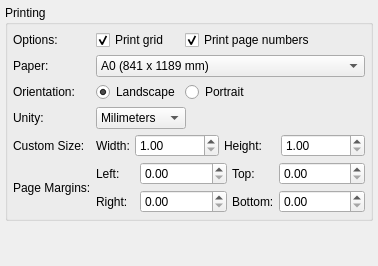
     <widget class="QWidget" name="tab_3">
      <attribute name="icon">
       <iconset resource="../../res/resources.qrc">
        <normaloff>:/icons/icons/print.png</normaloff>:/icons/icons/print.png</iconset>
      </attribute>
      <attribute name="title">
       <string>Pr&amp;inting</string>
      </attribute>
      <layout class="QGridLayout" name="gridLayout_9">
       <property name="leftMargin">
        <number>5</number>
       </property>
       <property name="topMargin">
        <number>5</number>
       </property>
       <property name="rightMargin">
        <number>5</number>
       </property>
       <property name="bottomMargin">
        <number>5</number>
       </property>
       <property name="spacing">
        <number>5</number>
       </property>
       <item row="1" column="0">
        <spacer name="verticalSpacer_2">
         <property name="orientation">
          <enum>Qt::Vertical</enum>
         </property>
         <property name="sizeHint" stdset="0">
          <size>
           <width>20</width>
           <height>40</height>
          </size>
         </property>
        </spacer>
       </item>
       <item row="0" column="0">
        <widget class="QGroupBox" name="printing_gb">
         <property name="title">
          <string>Printing</string>
         </property>
         <layout class="QGridLayout" name="gridLayout_3">
          <property name="leftMargin">
           <number>5</number>
          </property>
          <property name="topMargin">
           <number>5</number>
          </property>
          <property name="rightMargin">
           <number>5</number>
          </property>
          <property name="bottomMargin">
           <number>5</number>
          </property>
          <property name="spacing">
           <number>5</number>
          </property>
          <item row="0" column="0">
           <widget class="QLabel" name="print_op_lbl">
            <property name="text">
             <string>Options:</string>
            </property>
           </widget>
          </item>
          <item row="0" column="1">
           <widget class="QCheckBox" name="print_grid_chk">
            <property name="sizePolicy">
             <sizepolicy hsizetype="Fixed" vsizetype="Fixed">
              <horstretch>0</horstretch>
              <verstretch>0</verstretch>
             </sizepolicy>
            </property>
            <property name="text">
             <string>Print grid</string>
            </property>
            <property name="checked">
             <bool>true</bool>
            </property>
           </widget>
          </item>
          <item row="0" column="2">
           <widget class="QCheckBox" name="print_pg_num_chk">
            <property name="sizePolicy">
             <sizepolicy hsizetype="Expanding" vsizetype="Fixed">
              <horstretch>0</horstretch>
              <verstretch>0</verstretch>
             </sizepolicy>
            </property>
            <property name="text">
             <string>Print page numbers</string>
            </property>
            <property name="checked">
             <bool>true</bool>
            </property>
           </widget>
          </item>
          <item row="1" column="0">
           <widget class="QLabel" name="paper_lbl">
            <property name="sizePolicy">
             <sizepolicy hsizetype="Preferred" vsizetype="Preferred">
              <horstretch>0</horstretch>
              <verstretch>0</verstretch>
             </sizepolicy>
            </property>
            <property name="text">
             <string>Paper:</string>
            </property>
           </widget>
          </item>
          <item row="1" column="1" colspan="2">
           <widget class="QComboBox" name="paper_cmb">
            <property name="sizePolicy">
             <sizepolicy hsizetype="Preferred" vsizetype="Fixed">
              <horstretch>0</horstretch>
              <verstretch>0</verstretch>
             </sizepolicy>
            </property>
            <property name="maximumSize">
             <size>
              <width>16777215</width>
              <height>16777215</height>
             </size>
            </property>
            <property name="currentIndex">
             <number>0</number>
            </property>
            <property name="iconSize">
             <size>
              <width>28</width>
              <height>28</height>
             </size>
            </property>
            <item>
             <property name="text">
              <string>A0 (841 x 1189 mm)</string>
             </property>
            </item>
            <item>
             <property name="text">
              <string>A1 (594 x 841 mm)</string>
             </property>
            </item>
            <item>
             <property name="text">
              <string>A2 (420 x 594 mm)</string>
             </property>
            </item>
            <item>
             <property name="text">
              <string>A3 (297 x 420 mm)</string>
             </property>
            </item>
            <item>
             <property name="text">
              <string>A4 (210 x 297 mm)</string>
             </property>
            </item>
            <item>
             <property name="text">
              <string>A5 (148 x 210 mm)</string>
             </property>
            </item>
            <item>
             <property name="text">
              <string>A6 (105 x 148 mm)</string>
             </property>
            </item>
            <item>
             <property name="text">
              <string>A7 (74 x 105 mm)</string>
             </property>
            </item>
            <item>
             <property name="text">
              <string>A8 (52 x 74 mm)</string>
             </property>
            </item>
            <item>
             <property name="text">
              <string>A9 (37 x 52 mm)</string>
             </property>
            </item>
            <item>
             <property name="text">
              <string>B0 (1030 x 1456 mm)</string>
             </property>
            </item>
            <item>
             <property name="text">
              <string>B1 (728 x 1030 mm)</string>
             </property>
            </item>
            <item>
             <property name="text">
              <string>B10 (32 x 45 mm)</string>
             </property>
            </item>
            <item>
             <property name="text">
              <string>B2 (515 x 728 mm)</string>
             </property>
            </item>
            <item>
             <property name="text">
              <string>B3 (364 x 515 mm)</string>
             </property>
            </item>
            <item>
             <property name="text">
              <string>B4 (257 x 364 mm)</string>
             </property>
            </item>
            <item>
             <property name="text">
              <string>B5 (182 x 257 mm)</string>
             </property>
            </item>
            <item>
             <property name="text">
              <string>B6 (128 x 182 mm)</string>
             </property>
            </item>
            <item>
             <property name="text">
              <string>B7 (91 x 128 mm)</string>
             </property>
            </item>
            <item>
             <property name="text">
              <string>B8 (64 x 91 mm)</string>
             </property>
            </item>
            <item>
             <property name="text">
              <string>B9 (45 x 64 mm)</string>
             </property>
            </item>
            <item>
             <property name="text">
              <string>C5E (163 x 229 mm)</string>
             </property>
            </item>
            <item>
             <property name="text">
              <string>Comm10E (105 x 241 mm)</string>
             </property>
            </item>
            <item>
             <property name="text">
              <string>DLE (110 x 220 mm)</string>
             </property>
            </item>
            <item>
             <property name="text">
              <string>Executive (191 x 254 mm)</string>
             </property>
            </item>
            <item>
             <property name="text">
              <string>Folio (210 x 330 mm)</string>
             </property>
            </item>
            <item>
             <property name="text">
              <string>Ledger (432 x 279 mm)</string>
             </property>
            </item>
            <item>
             <property name="text">
              <string>Legal (216 x 356 mm)</string>
             </property>
            </item>
            <item>
             <property name="text">
              <string>Letter (216 x 279 mm)</string>
             </property>
            </item>
            <item>
             <property name="text">
              <string>Tabloid (279 x 432 mm)</string>
             </property>
            </item>
            <item>
             <property name="text">
              <string>Custom</string>
             </property>
            </item>
           </widget>
          </item>
          <item row="2" column="0">
           <widget class="QLabel" name="orientation_lbl">
            <property name="sizePolicy">
             <sizepolicy hsizetype="Preferred" vsizetype="Preferred">
              <horstretch>0</horstretch>
              <verstretch>0</verstretch>
             </sizepolicy>
            </property>
            <property name="text">
             <string>Orientation:</string>
            </property>
           </widget>
          </item>
          <item row="2" column="1">
           <widget class="QRadioButton" name="landscape_rb">
            <property name="sizePolicy">
             <sizepolicy hsizetype="Fixed" vsizetype="Fixed">
              <horstretch>0</horstretch>
              <verstretch>0</verstretch>
             </sizepolicy>
            </property>
            <property name="text">
             <string>Landscape</string>
            </property>
            <property name="checked">
             <bool>true</bool>
            </property>
           </widget>
          </item>
          <item row="2" column="2">
           <widget class="QRadioButton" name="portrait_rb">
            <property name="sizePolicy">
             <sizepolicy hsizetype="Expanding" vsizetype="Fixed">
              <horstretch>0</horstretch>
              <verstretch>0</verstretch>
             </sizepolicy>
            </property>
            <property name="text">
             <string>Portrait</string>
            </property>
           </widget>
          </item>
          <item row="3" column="0">
           <widget class="QLabel" name="label">
            <property name="text">
             <string>Unity:</string>
            </property>
           </widget>
          </item>
          <item row="4" column="0">
           <widget class="QLabel" name="custom_lbl">
            <property name="text">
             <string>Custom Size:</string>
            </property>
           </widget>
          </item>
          <item row="4" column="1" colspan="2">
           <layout class="QHBoxLayout" name="horizontalLayout">
            <property name="spacing">
             <number>5</number>
            </property>
            <item>
             <widget class="QLabel" name="width_lbl">
              <property name="sizePolicy">
               <sizepolicy hsizetype="Fixed" vsizetype="Preferred">
                <horstretch>0</horstretch>
                <verstretch>0</verstretch>
               </sizepolicy>
              </property>
              <property name="text">
               <string>Width:</string>
              </property>
             </widget>
            </item>
            <item>
             <widget class="QDoubleSpinBox" name="width_spb">
              <property name="minimum">
               <double>1.000000000000000</double>
              </property>
              <property name="maximum">
               <double>999999.989999999990687</double>
              </property>
             </widget>
            </item>
            <item>
             <widget class="QLabel" name="height_lbl">
              <property name="sizePolicy">
               <sizepolicy hsizetype="Fixed" vsizetype="Preferred">
                <horstretch>0</horstretch>
                <verstretch>0</verstretch>
               </sizepolicy>
              </property>
              <property name="minimumSize">
               <size>
                <width>52</width>
                <height>0</height>
               </size>
              </property>
              <property name="text">
               <string>Height:</string>
              </property>
             </widget>
            </item>
            <item>
             <widget class="QDoubleSpinBox" name="height_spb">
              <property name="minimum">
               <double>1.000000000000000</double>
              </property>
              <property name="maximum">
               <double>999999.989999999990687</double>
              </property>
             </widget>
            </item>
           </layout>
          </item>
          <item row="5" column="0">
           <widget class="QLabel" name="margins_lbl">
            <property name="sizePolicy">
             <sizepolicy hsizetype="Preferred" vsizetype="Preferred">
              <horstretch>0</horstretch>
              <verstretch>0</verstretch>
             </sizepolicy>
            </property>
            <property name="text">
             <string>Page Margins:</string>
            </property>
           </widget>
          </item>
          <item row="5" column="1" colspan="2">
           <layout class="QGridLayout" name="gridLayout">
            <property name="spacing">
             <number>5</number>
            </property>
            <item row="0" column="0">
             <widget class="QLabel" name="left_lbl">
              <property name="minimumSize">
               <size>
                <width>39</width>
                <height>0</height>
               </size>
              </property>
              <property name="text">
               <string>Left:</string>
              </property>
             </widget>
            </item>
            <item row="0" column="1">
             <widget class="QDoubleSpinBox" name="left_marg">
              <property name="sizePolicy">
               <sizepolicy hsizetype="Expanding" vsizetype="Fixed">
                <horstretch>0</horstretch>
                <verstretch>0</verstretch>
               </sizepolicy>
              </property>
              <property name="minimumSize">
               <size>
                <width>50</width>
                <height>23</height>
               </size>
              </property>
              <property name="toolTip">
               <string>Left margin</string>
              </property>
              <property name="maximum">
               <double>5000.000000000000000</double>
              </property>
             </widget>
            </item>
            <item row="0" column="2">
             <widget class="QLabel" name="top_lbl">
              <property name="text">
               <string>Top:</string>
              </property>
             </widget>
            </item>
            <item row="0" column="3">
             <widget class="QDoubleSpinBox" name="top_marg">
              <property name="sizePolicy">
               <sizepolicy hsizetype="Expanding" vsizetype="Fixed">
                <horstretch>0</horstretch>
                <verstretch>0</verstretch>
               </sizepolicy>
              </property>
              <property name="minimumSize">
               <size>
                <width>50</width>
                <height>23</height>
               </size>
              </property>
              <property name="toolTip">
               <string>Top margin</string>
              </property>
              <property name="maximum">
               <double>5000.000000000000000</double>
              </property>
             </widget>
            </item>
            <item row="1" column="0">
             <widget class="QLabel" name="right_lbl">
              <property name="minimumSize">
               <size>
                <width>39</width>
                <height>0</height>
               </size>
              </property>
              <property name="text">
               <string>Right:</string>
              </property>
             </widget>
            </item>
            <item row="1" column="3">
             <widget class="QDoubleSpinBox" name="bottom_marg">
              <property name="sizePolicy">
               <sizepolicy hsizetype="Expanding" vsizetype="Fixed">
                <horstretch>0</horstretch>
                <verstretch>0</verstretch>
               </sizepolicy>
              </property>
              <property name="minimumSize">
               <size>
                <width>50</width>
                <height>23</height>
               </size>
              </property>
              <property name="toolTip">
               <string>Bottom margin</string>
              </property>
              <property name="maximum">
               <double>5000.000000000000000</double>
              </property>
             </widget>
            </item>
            <item row="1" column="1">
             <widget class="QDoubleSpinBox" name="right_marg">
              <property name="sizePolicy">
               <sizepolicy hsizetype="Expanding" vsizetype="Fixed">
                <horstretch>0</horstretch>
                <verstretch>0</verstretch>
               </sizepolicy>
              </property>
              <property name="minimumSize">
               <size>
                <width>50</width>
                <height>23</height>
               </size>
              </property>
              <property name="toolTip">
               <string>Right margin</string>
              </property>
              <property name="maximum">
               <double>5000.000000000000000</double>
              </property>
             </widget>
            </item>
            <item row="1" column="2">
             <widget class="QLabel" name="bottom_lbl">
              <property name="text">
               <string>Bottom:</string>
              </property>
             </widget>
            </item>
           </layout>
          </item>
          <item row="3" column="1" colspan="2">
           <widget class="QComboBox" name="unity_cmb">
            <property name="sizePolicy">
             <sizepolicy hsizetype="Fixed" vsizetype="Fixed">
              <horstretch>0</horstretch>
              <verstretch>0</verstretch>
             </sizepolicy>
            </property>
            <property name="currentIndex">
             <number>0</number>
            </property>
            <property name="iconSize">
             <size>
              <width>28</width>
              <height>28</height>
             </size>
            </property>
            <item>
             <property name="text">
              <string>Milimeters</string>
             </property>
            </item>
            <item>
             <property name="text">
              <string>Pixels</string>
             </property>
            </item>
            <item>
             <property name="text">
              <string>Inches</string>
             </property>
            </item>
            <item>
             <property name="text">
              <string>Centimeter</string>
             </property>
            </item>
           </widget>
          </item>
         </layout>
        </widget>
       </item>
      </layout>
     </widget>
